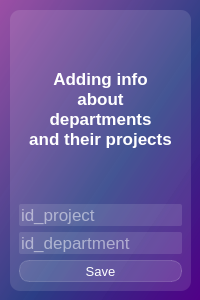
<?xml version="1.0" encoding="UTF-8"?>
<ui version="4.0">
 <class>Dialog</class>
 <widget class="QDialog" name="Dialog">
  <property name="geometry">
   <rect>
    <x>0</x>
    <y>0</y>
    <width>200</width>
    <height>300</height>
   </rect>
  </property>
  <property name="windowTitle">
   <string>Dialog</string>
  </property>
  <property name="styleSheet">
   <string notr="true">background-color: qlineargradient(spread:pad, x1:1, y1:1, x2:0, y2:0, stop:0 rgba(81, 0, 135, 255), stop:0.427447 rgba(41, 61, 132, 235), stop:1 rgba(155, 79, 165, 255));</string>
  </property>
  <widget class="QFrame" name="frame">
   <property name="geometry">
    <rect>
     <x>10</x>
     <y>10</y>
     <width>181</width>
     <height>281</height>
    </rect>
   </property>
   <property name="styleSheet">
    <string notr="true">background-color: rgba(255, 255, 255, 30);
border-radius: 10px</string>
   </property>
   <property name="frameShape">
    <enum>QFrame::StyledPanel</enum>
   </property>
   <property name="frameShadow">
    <enum>QFrame::Raised</enum>
   </property>
   <layout class="QVBoxLayout" name="verticalLayout_4">
    <item>
     <widget class="QLabel" name="label">
      <property name="styleSheet">
       <string notr="true">color: white;
font-weight: bold;
font-size: 13pt;
background-color: none;
border: none;</string>
      </property>
      <property name="text">
       <string>Adding info
about 
departments
and their projects</string>
      </property>
      <property name="alignment">
       <set>Qt::AlignCenter</set>
      </property>
     </widget>
    </item>
    <item>
     <layout class="QVBoxLayout" name="verticalLayout_3">
      <item>
       <layout class="QVBoxLayout" name="verticalLayout">
        <item>
         <widget class="QLineEdit" name="lineEdit">
          <property name="styleSheet">
           <string notr="true">color: white;
font-size: 13pt;
border-radius: 2px</string>
          </property>
          <property name="text">
           <string/>
          </property>
          <property name="placeholderText">
           <string>id_project</string>
          </property>
         </widget>
        </item>
        <item>
         <widget class="QLineEdit" name="lineEdit_4">
          <property name="styleSheet">
           <string notr="true">color: white;
font-size: 13pt;
border-radius: 2px</string>
          </property>
          <property name="text">
           <string/>
          </property>
          <property name="placeholderText">
           <string>id_department</string>
          </property>
         </widget>
        </item>
       </layout>
      </item>
      <item>
       <layout class="QVBoxLayout" name="verticalLayout_2">
        <item>
         <widget class="QPushButton" name="btn_save">
          <property name="styleSheet">
           <string notr="true">QPushButton {
color: white;
background-color: rgba(255, 255, 255, 30);
border: 1px solid rgba(255, 255, 255, 40);
border-radius: 10px;
width: 50px;
height: 20px;
font: 10pt;
}

QPushButton:hover {
background-color: rgba(0, 255, 0, 50);
border: 1px solid rgba(0, 255, 0, 60);
}

QPushButton:pressed {
background-color: rgba(0, 255, 0, 90);
border: 1px solid rgba(0, 255, 0, 100);
}</string>
          </property>
          <property name="text">
           <string>Save</string>
          </property>
         </widget>
        </item>
       </layout>
      </item>
     </layout>
    </item>
   </layout>
  </widget>
 </widget>
 <resources/>
 <connections/>
</ui>
